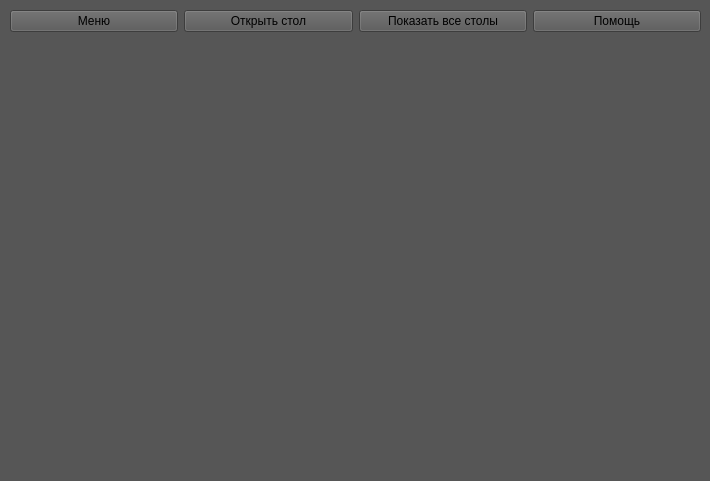
<?xml version="1.0" encoding="UTF-8"?>
<ui version="4.0">
 <class>GeneralForm</class>
 <widget class="QMainWindow" name="GeneralForm">
  <property name="geometry">
   <rect>
    <x>0</x>
    <y>0</y>
    <width>710</width>
    <height>481</height>
   </rect>
  </property>
  <property name="windowTitle">
   <string>GeneralForm</string>
  </property>
  <property name="styleSheet">
   <string notr="true">background-color: rgb(86, 86, 86);</string>
  </property>
  <widget class="QWidget" name="centralwidget">
   <widget class="QWidget" name="horizontalLayoutWidget">
    <property name="geometry">
     <rect>
      <x>10</x>
      <y>40</y>
      <width>691</width>
      <height>431</height>
     </rect>
    </property>
    <layout class="QHBoxLayout" name="ChartsHorizontalLayout"/>
   </widget>
   <widget class="QWidget" name="">
    <property name="geometry">
     <rect>
      <x>10</x>
      <y>10</y>
      <width>691</width>
      <height>23</height>
     </rect>
    </property>
    <layout class="QHBoxLayout" name="horizontalLayout">
     <item>
      <widget class="QPushButton" name="MenuPushButton">
       <property name="text">
        <string>Меню</string>
       </property>
      </widget>
     </item>
     <item>
      <widget class="QPushButton" name="AddTablePushButton">
       <property name="text">
        <string>Открыть стол</string>
       </property>
      </widget>
     </item>
     <item>
      <widget class="QPushButton" name="ShowAllTablesPushButton">
       <property name="text">
        <string>Показать все столы</string>
       </property>
      </widget>
     </item>
     <item>
      <widget class="QPushButton" name="HelpPushButton">
       <property name="text">
        <string>Помощь</string>
       </property>
      </widget>
     </item>
    </layout>
   </widget>
  </widget>
 </widget>
 <resources/>
 <connections/>
</ui>
